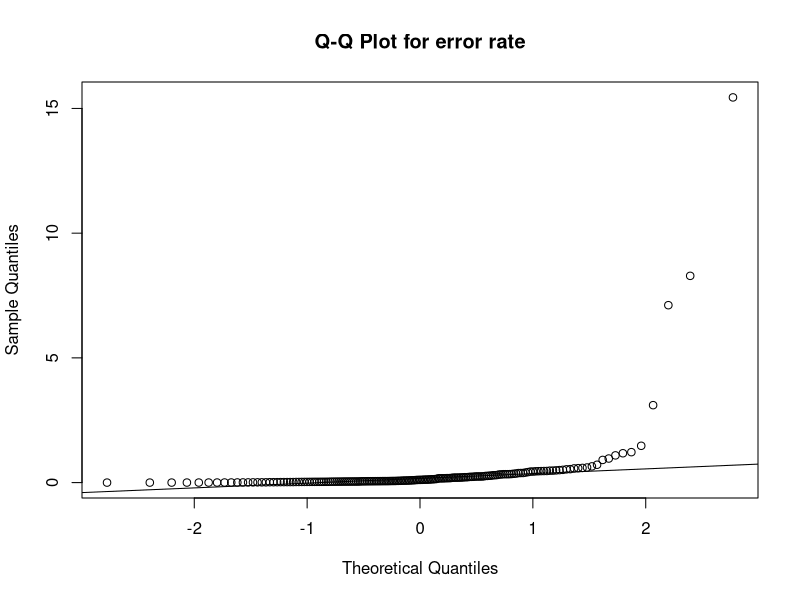
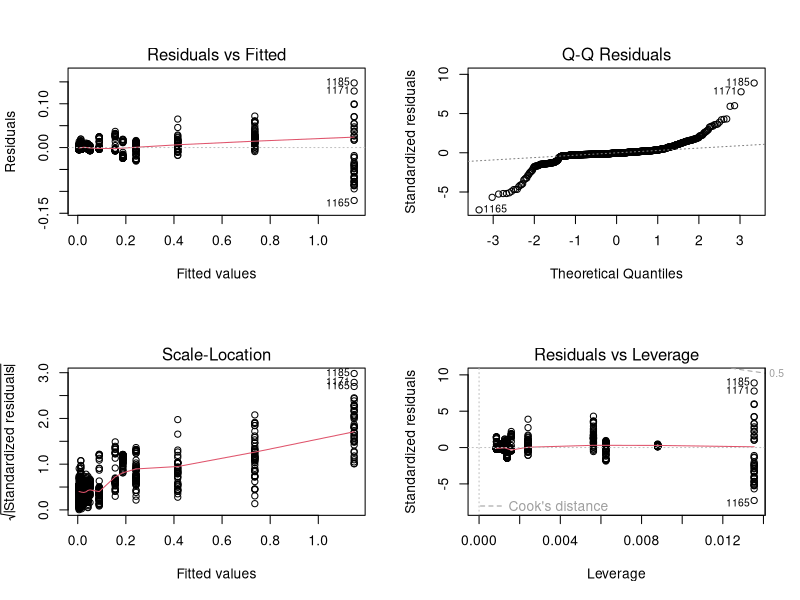
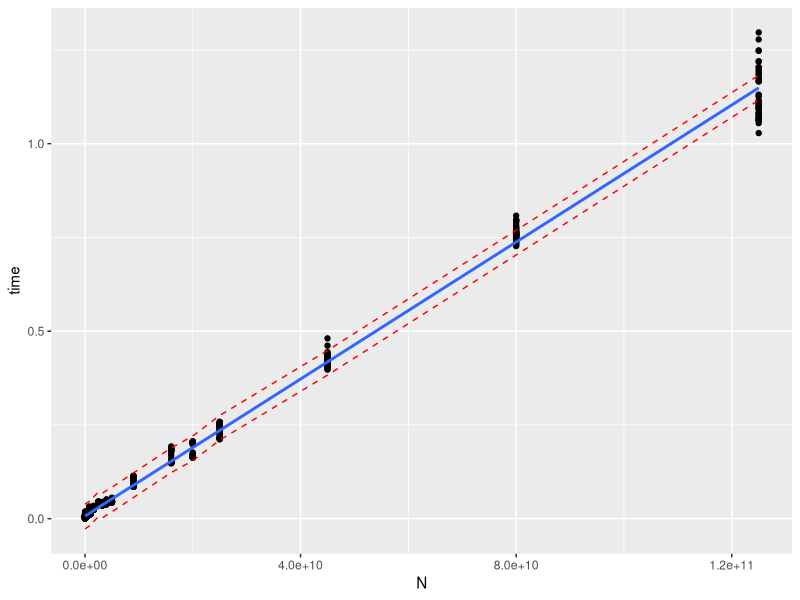
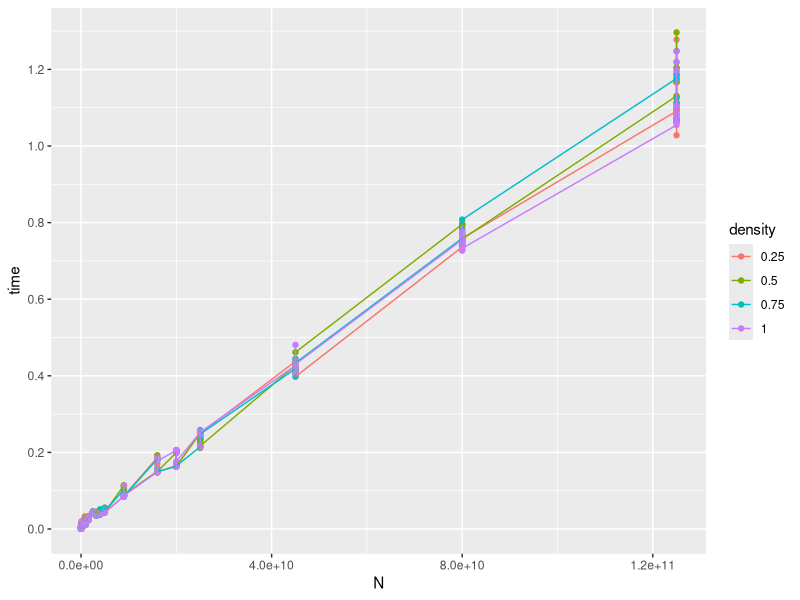
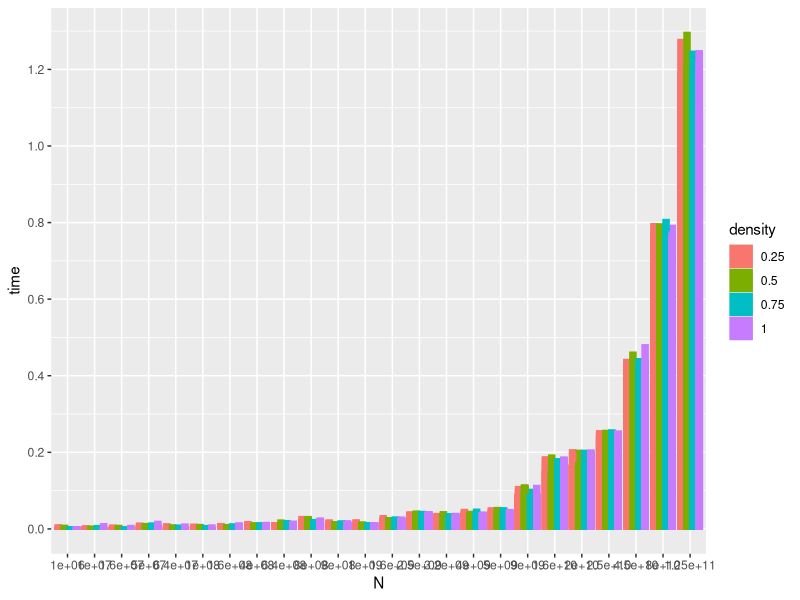

The R script that drew these images, in order:
## ---- chunk 1
knitr::opts_chunk$set(echo = TRUE)
library(ggplot2)
library(svglite)
library(dplyr)
library(RColorBrewer) 
library(scales)
library(colorspace)
library(broom)
## ---- chunk 2
data <- read.csv("matmul.csv")
v_data  <- read.csv("matmul_validate.csv")
v_data$time=as.numeric(v_data$time)

model=lm(time~N*shape-shape, data=data)
summary(model)
anova(model)
## ---- chunk 3
new <- data.frame(N = v_data$N, density=v_data$density,shape=v_data$shape)
v_data$predict_time = predict(model,new)
v_data$error = v_data$time-v_data$predict_time
v_data$error_rate = abs(v_data$error)/v_data$time
qqnorm(v_data$error_rate, main = "Q-Q Plot for error rate")
qqline(v_data$error_rate)
# test if prediction=truth
t.test(v_data$time, v_data$predict_time, paired = TRUE, alternative = "two.sided")
# error rate stat
summary(v_data$error_rate)

# assumption check
par(mfrow = c(2, 2))
plot(model)
## ---- chunk 4
# prediction & confidence interval
pred.int <- predict(model, interval = "prediction")
mydata <- cbind(data, pred.int)

p <- ggplot(mydata, aes(N, time)) +
  geom_point() +
  stat_smooth(method = lm)
p + geom_line(aes(y = lwr), color = "red", linetype = "dashed")+
    geom_line(aes(y = upr), color = "red", linetype = "dashed")
## ---- chunk 5
colourCount = length(unique(data$density))
getPalette = colorRampPalette(brewer.pal(8, "Spectral"))

c=darken(getPalette(colourCount), amount = 0.08)
c=desaturate(c, amount = -0.4)
#show_col(c)
## ---- chunk 6
data$density=as.factor(data$density)
image=data %>%
  ggplot( aes(x=N, y=time,color=density)) +
  geom_point()+
  geom_line()+
  scale_y_continuous(name="time",breaks = scales::pretty_breaks(n = 10)) 
image

## ---- chunk 7
data$density=as.factor(data$density)
data$N=as.factor(data$N)
image=data %>%
  ggplot( aes(x=N, y=time,color=density,fill=density )) +
  geom_bar(stat="identity", position=position_dodge())+
  scale_y_continuous(name="time",breaks = scales::pretty_breaks(n = 10)) 
image
